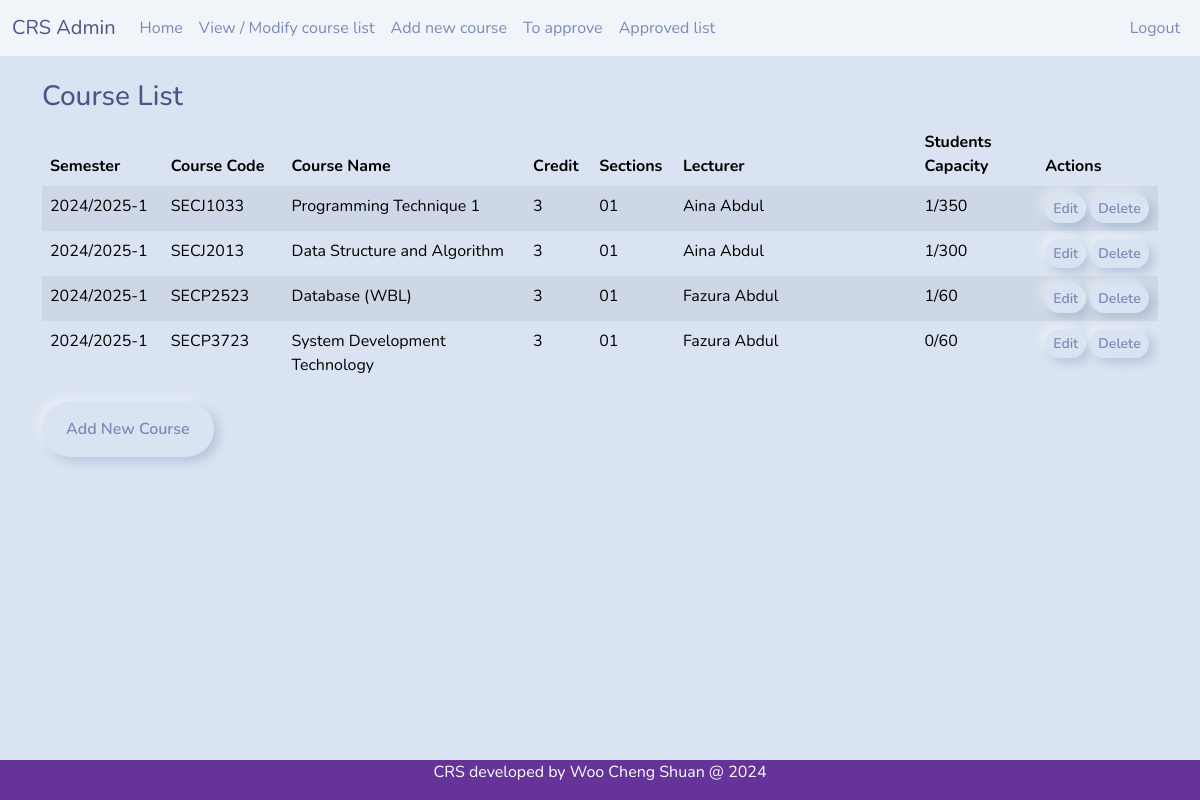
Page /modifycourselist.php (signed in) on the committed database.
### tables this page shows
CREATE TABLE `tb_course` (
  `c_code` varchar(10) NOT NULL,
  `c_name` varchar(30) NOT NULL,
  `c_credit` int(11) NOT NULL,
  `c_lec` varchar(10) NOT NULL,
  `c_maxstudent` int(11) NOT NULL,
  `c_sem` varchar(20) NOT NULL
);

### modifycourselist.php (the view, shortened to what this page needs)
<?php
include 'headeradvisor.php';?>
<div class="container">
  <div class="row mt-4">
    <div class="col">
      <h3>Course List</h3>
      <table class="table table-striped">
        <thead>
          <tr>
            <th style="width: 10%">Semester</th>
            <th style="width: 10%">Course Code</th>
            <th style="width: 20%">Course Name</th>
            <th style="width: 5%">Credit</th>
            <th style="width: 5%">Sections</th>
            <th style="width: 20%">Lecturer</th>
            <th style="width: 10%">Students Capacity</th>
            <th style="width: 10%">Actions</th>
          </tr>
        </thead>
        <tbody>
          <?php
          include('dbconnect.php');
          $sql = "SELECT
                    c.*,
                    s.s_number as section,
                    s.s_maxstudent as capacity,
                    u.u_name as lecturer_name,
                    (SELECT COUNT(*)
                     FROM tb_registration r
                     WHERE r.r_course = c.c_code
                     AND r.r_section = s.s_id
                     AND r.r_status = 2) as current_students
                  FROM tb_course c
                  LEFT JOIN tb_section s ON c.c_code = s.s_course_code
                  LEFT JOIN tb_user u ON s.s_lecturer = u.u_sno
                  ORDER BY c.c_code, s.s_number";
          $result = mysqli_query($con, $sql);
          while($row = mysqli_fetch_array($result)) {
            echo "<tr>";
            echo "<td>".$row['c_sem']."</td>";
            echo "<td>".$row['c_code']."</td>";
            echo "<td>".$row['c_name']."</td>";
            echo "<td>".$row['c_credit']."</td>";
            echo "<td>".$row['section']."</td>";
            echo "<td>".$row['lecturer_name']."</td>";
            echo "<td>".$row['current_students']."/".$row['capacity']."</td>";
            echo "<td>
                    <a href='editcourse.php?code=".$row['c_code']."' class='btn btn-warning btn-sm'>Edit</a>
                    <a href='deletecourse.php?code=".$row['c_code']."' class='btn btn-danger btn-sm' onclick='return confirm(\"Are you sure you want to delete this course?\")'>Delete</a>
                  </td>";
            echo "</tr>";
          }
          ?>
        </tbody>
      </table>
      <div class="mt-3">
        <a href="addnewcourse.php" class="btn btn-primary">Add New Course</a>
      </div>
    </div>
  </div>
</div>
<br><br><br><br><br><br>
<?php include 'footer.php';?>

### rows in the picture
tb_course: c_sem "2024/2025-1", c_code "SECJ1033", c_name "Programming Technique 1", c_credit "3", section "01", lecturer_name "Aina Abdul", current_students "1", capacity "350"
tb_course: c_sem "2024/2025-1", c_code "SECJ2013", c_name "Data Structure and Algorithm", c_credit "3", section "01", lecturer_name "Aina Abdul", current_students "1", capacity "300"
tb_course: c_sem "2024/2025-1", c_code "SECP2523", c_name "Database (WBL)", c_credit "3", section "01", lecturer_name "Fazura Abdul", current_students "1", capacity "60"
tb_course: c_sem "2024/2025-1", c_code "SECP3723", c_name "System Development Technology", c_credit "3", section "01", lecturer_name "Fazura Abdul", current_students "0", capacity "60"
